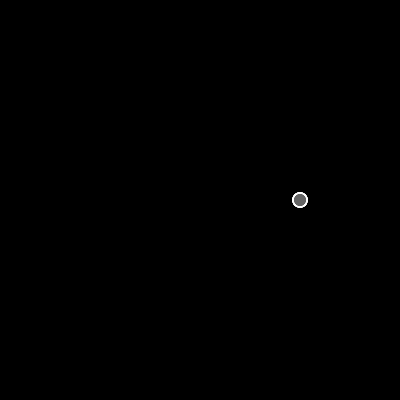
Frame 1 (no input)
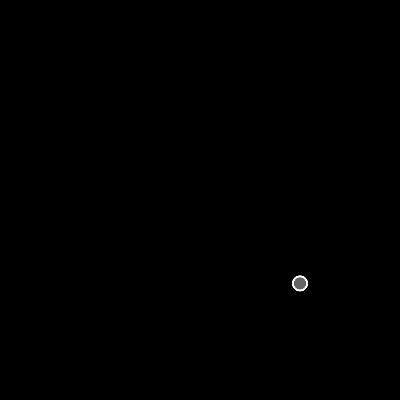
Frame 60 (no input)
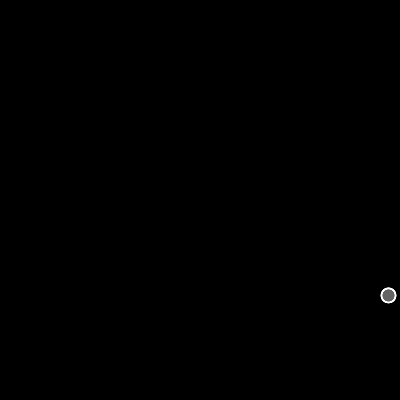
Frame 120 (the mouse pressed at the canvas centre since frame 60)

The p5.js sketch that drew these frames (run headless with seeded random() and noise() and a simulated clock; from frame 60 on, the mouse is pressed at the canvas centre):

// p5.js sketch
// ── sketch.js
//~ The formula for Drag Force is F_d = -½*ρ*v²*A*C_d*(vel_unit_vector)
let mover;

function setup() {
  pixelDensity(4);
  createCanvas((t = 400), t);

  mover = new Mover((3 * width) / 4, 200, 2);
}

function draw() {
  background(0);
  if (mouseIsPressed) {
    let wind = createVector(0.1, 0);
    mover.applyForce(wind);
  }
  let gravity = createVector(0, 0.2);

  let weightA = p5.Vector.mult(gravity, mover.mass);

  mover.applyForce(weightA);

  mover.friction();
  mover.show();
  mover.edges();
  mover.update();
}

// ── mover.js
class Mover {
  constructor(x, y, m) {
    this.pos = createVector(x, y);
    this.vel = createVector(0, 0);
    this.acc = createVector(0, 0);
    this.mass = m;
    this.r = sqrt(this.mass) * 5;
  }

  friction() {
    let diff = height - (this.pos.y + this.r);
    if (diff < 1) {
      let friction = this.vel.copy();
      friction.setMag(-1);

      let mu = 0.1;
      let normal = this.mass;
      friction.setMag(mu * normal);

      this.applyForce(friction);
    }
  }

  applyForce(force) {
    let f = p5.Vector.div(force, this.mass);
    this.acc.add(f);
  }

  edges() {
    if (this.pos.y >= height - this.r) {
      this.pos.y = height - this.r;
      this.vel.y *= -1;
    }
    if (this.pos.x >= width - this.r) {
      this.pos.x = width - this.r;
      this.vel.x *= -1;
    } else if (this.pos.x <= this.r) {
      this.pos.x = this.r;
      this.vel.x *= -1;
    }
  }

  update() {
    this.vel.add(this.acc);
    this.pos.add(this.vel);
    this.acc.set(0, 0);
  }

  show() {
    stroke(255);
    strokeWeight(2);
    fill(255, 100);
    ellipse(this.pos.x, this.pos.y, this.r * 2);
  }
}
